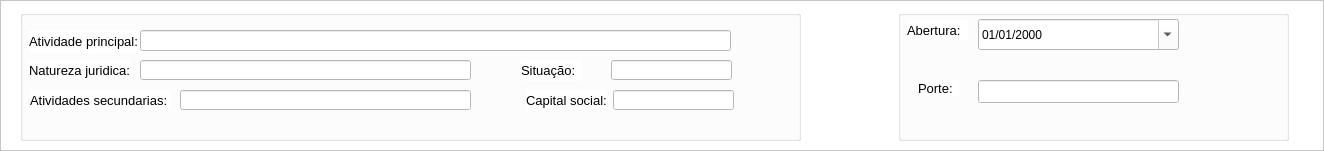
         <widget class="QFrame" name="frame_52">
          <property name="geometry">
           <rect>
            <x>10</x>
            <y>153</y>
            <width>1324</width>
            <height>151</height>
           </rect>
          </property>
          <property name="styleSheet">
           <string notr="true">background-color: rgb(255, 255, 255);</string>
          </property>
          <property name="frameShape">
           <enum>QFrame::StyledPanel</enum>
          </property>
          <property name="frameShadow">
           <enum>QFrame::Raised</enum>
          </property>
          <widget class="QGroupBox" name="groupBox_24">
           <property name="geometry">
            <rect>
             <x>20</x>
             <y>10</y>
             <width>781</width>
             <height>131</height>
            </rect>
           </property>
           <property name="title">
            <string/>
           </property>
           <widget class="QLineEdit" name="capitalSocialEmpresa_4">
            <property name="geometry">
             <rect>
              <x>593</x>
              <y>80</y>
              <width>121</width>
              <height>20</height>
             </rect>
            </property>
            <property name="font">
             <font>
              <family>Arial</family>
              <pointsize>10</pointsize>
             </font>
            </property>
            <property name="styleSheet">
             <string notr="true">background-color: rgb(255, 255, 255);</string>
            </property>
            <property name="text">
             <string/>
            </property>
           </widget>
           <widget class="QLabel" name="label_198">
            <property name="geometry">
             <rect>
              <x>506</x>
              <y>80</y>
              <width>81</width>
              <height>20</height>
             </rect>
            </property>
            <property name="font">
             <font>
              <family>Arial</family>
              <pointsize>10</pointsize>
             </font>
            </property>
            <property name="text">
             <string>Capital social:</string>
            </property>
           </widget>
           <widget class="QLabel" name="label_199">
            <property name="geometry">
             <rect>
              <x>9</x>
              <y>50</y>
              <width>101</width>
              <height>20</height>
             </rect>
            </property>
            <property name="font">
             <font>
              <family>Arial</family>
              <pointsize>10</pointsize>
             </font>
            </property>
            <property name="text">
             <string>Natureza juridica:</string>
            </property>
           </widget>
           <widget class="QLineEdit" name="naturezaJuridica_4">
            <property name="geometry">
             <rect>
              <x>120</x>
              <y>50</y>
              <width>331</width>
              <height>20</height>
             </rect>
            </property>
            <property name="font">
             <font>
              <family>Arial</family>
              <pointsize>10</pointsize>
             </font>
            </property>
            <property name="styleSheet">
             <string notr="true">background-color: rgb(255, 255, 255);</string>
            </property>
            <property name="text">
             <string/>
            </property>
           </widget>
           <widget class="QLabel" name="label_200">
            <property name="geometry">
             <rect>
              <x>9</x>
              <y>20</y>
              <width>111</width>
              <height>23</height>
             </rect>
            </property>
            <property name="font">
             <font>
              <family>Arial</family>
              <pointsize>10</pointsize>
             </font>
            </property>
            <property name="text">
             <string>Atividade principal:</string>
            </property>
           </widget>
           <widget class="QLineEdit" name="atividadePrincipal_4">
            <property name="geometry">
             <rect>
              <x>120</x>
              <y>20</y>
              <width>591</width>
              <height>21</height>
             </rect>
            </property>
            <property name="font">
             <font>
              <family>Arial</family>
              <pointsize>10</pointsize>
             </font>
            </property>
            <property name="styleSheet">
             <string notr="true">background-color: rgb(255, 255, 255);</string>
            </property>
            <property name="text">
             <string/>
            </property>
           </widget>
           <widget class="QLineEdit" name="situacaoEmpresa_4">
            <property name="geometry">
             <rect>
              <x>591</x>
              <y>50</y>
              <width>121</width>
              <height>20</height>
             </rect>
            </property>
            <property name="font">
             <font>
              <family>Arial</family>
              <pointsize>10</pointsize>
             </font>
            </property>
            <property name="styleSheet">
             <string notr="true">background-color: rgb(255, 255, 255);</string>
            </property>
            <property name="text">
             <string/>
            </property>
           </widget>
           <widget class="QLabel" name="label_201">
            <property name="geometry">
             <rect>
              <x>501</x>
              <y>50</y>
              <width>61</width>
              <height>21</height>
             </rect>
            </property>
            <property name="font">
             <font>
              <family>Arial</family>
              <pointsize>10</pointsize>
             </font>
            </property>
            <property name="text">
             <string>Situação:</string>
            </property>
           </widget>
           <widget class="QLabel" name="label_202">
            <property name="geometry">
             <rect>
              <x>10</x>
              <y>80</y>
              <width>141</width>
              <height>20</height>
             </rect>
            </property>
            <property name="font">
             <font>
              <family>Arial</family>
              <pointsize>10</pointsize>
             </font>
            </property>
            <property name="text">
             <string>Atividades secundarias:</string>
            </property>
           </widget>
           <widget class="QLineEdit" name="atividadeSecundarias_4">
            <property name="geometry">
             <rect>
              <x>160</x>
              <y>80</y>
              <width>291</width>
              <height>20</height>
             </rect>
            </property>
            <property name="font">
             <font>
              <family>Arial</family>
              <pointsize>10</pointsize>
             </font>
            </property>
            <property name="styleSheet">
             <string notr="true">background-color: rgb(255, 255, 255);</string>
            </property>
            <property name="text">
             <string/>
            </property>
           </widget>
          </widget>
          <widget class="QGroupBox" name="groupBox_60">
           <property name="geometry">
            <rect>
             <x>898</x>
             <y>10</y>
             <width>391</width>
             <height>131</height>
            </rect>
           </property>
           <property name="title">
            <string/>
           </property>
           <widget class="QLineEdit" name="porteEmpresa_4">
            <property name="geometry">
             <rect>
              <x>80</x>
              <y>70</y>
              <width>201</width>
              <height>23</height>
             </rect>
            </property>
            <property name="font">
             <font>
              <family>Arial</family>
              <pointsize>10</pointsize>
             </font>
            </property>
            <property name="styleSheet">
             <string notr="true">background-color: rgb(255, 255, 255);</string>
            </property>
            <property name="text">
             <string/>
            </property>
           </widget>
           <widget class="QLabel" name="label_207">
            <property name="geometry">
             <rect>
              <x>20</x>
              <y>70</y>
              <width>41</width>
              <height>16</height>
             </rect>
            </property>
            <property name="font">
             <font>
              <family>Arial</family>
              <pointsize>10</pointsize>
             </font>
            </property>
            <property name="text">
             <string>Porte:</string>
            </property>
           </widget>
           <widget class="QLabel" name="label_208">
            <property name="geometry">
             <rect>
              <x>9</x>
              <y>10</y>
              <width>61</width>
              <height>20</height>
             </rect>
            </property>
            <property name="font">
             <font>
              <family>Arial</family>
              <pointsize>10</pointsize>
             </font>
            </property>
            <property name="text">
             <string>Abertura:</string>
            </property>
           </widget>
           <widget class="QDateEdit" name="dateEdit_16">
            <property name="geometry">
             <rect>
              <x>80</x>
              <y>9</y>
              <width>201</width>
              <height>31</height>
             </rect>
            </property>
            <property name="displayFormat">
             <string>dd/MM/yyyy</string>
            </property>
            <property name="calendarPopup">
             <bool>true</bool>
            </property>
           </widget>
          </widget>
         </widget>
